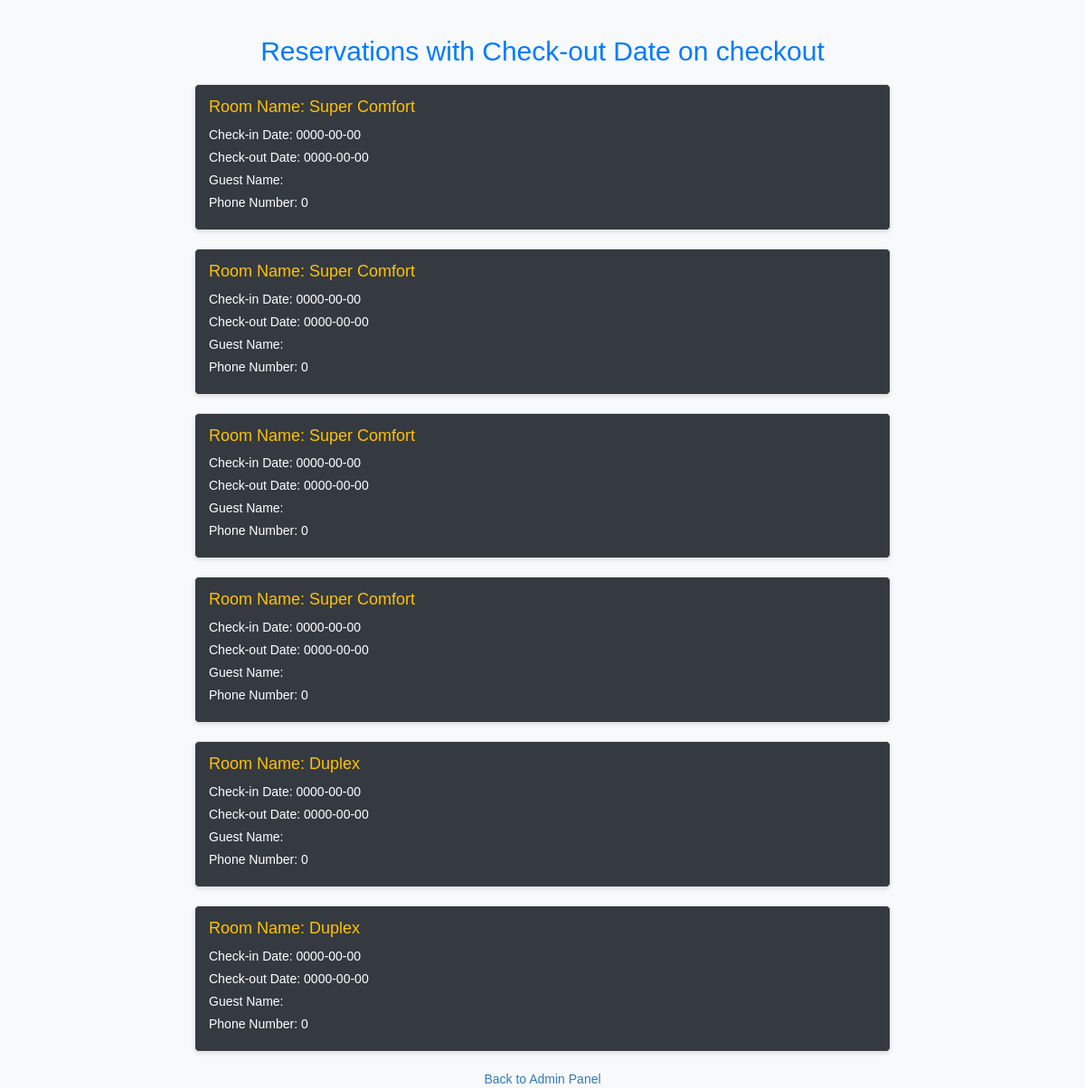
The page /admin/generate.php on the database its author committed.
### tables this page shows
CREATE TABLE `rooms` (
  `room_id` int(200) NOT NULL,
  `room_cat` text NOT NULL,
  `checkin` date NOT NULL,
  `checkout` date NOT NULL,
  `name` text NOT NULL,
  `phone` int(100) NOT NULL,
  `book` text NOT NULL,
  `price` int(11) DEFAULT NULL
);

### admin/include/class.user.php (called while the page is built, shortened)
<?php
        class user
        {
            public function __construct()
            {
                $this->db=new mysqli(DB_SERVER,DB_USERNAME,DB_PASSWORD,'hotel');
            }
        }
?>

### admin/generate.php (the view, shortened to what this page needs)
<!DOCTYPE html>
<html lang="en">
<head>
    <link href="css/bootstrap.min.css" rel="stylesheet">
</head>
<body>
    <div class="container">
        <?php
        include_once 'include/class.user.php';
        $user = new User();
        $checkoutDate = 'checkout';
        $sql = "SELECT * FROM rooms WHERE checkout = '$checkoutDate'";
        $result = mysqli_query($user->db, $sql);
        if($result && mysqli_num_rows($result) > 0) {
            echo "<h2>Reservations with Check-out Date on $checkoutDate</h2>";
            while($row = mysqli_fetch_array($result)) {
                echo "<div class='well'>
                        <h4>Room Name: ".$row['room_cat']."</h4>
                        <p>Check-in Date: ".$row['checkin']."</p>
                        <p>Check-out Date: ".$row['checkout']."</p>
                        <p>Guest Name: ".$row['name']."</p>
                        <p>Phone Number: ".$row['phone']."</p>
                      </div>";
            }
        } else {
            echo "<div class='well'>No reservations with check-out date on $checkoutDate.</div>";
        }
        ?>
        <div class="home-button">
        <a href="../admin.php">Back to Admin Panel</a>
        </div>
    </div>
</body>
</html>

### admin/generate.php (style rules this page uses)
body { background-color: #f8f9fa; font-family: Arial, sans-serif; padding-top: 20px; }
.container { max-width: 800px; margin: 0 auto; }
.well { background: #343a40; color: #fff; padding: 15px; margin-bottom: 20px; border-radius: 5px; box-shadow: 0 2px 4px rgba(0, 0, 0, 0.1); }
h2 { color: #007bff; margin-bottom: 20px; text-align: center; }
h4 { color: #ffc107; margin-top: 0; }
p { margin-bottom: 5px; }
.home-button { text-align: center; margin-top: 20px; }

### rows shown on the page
rooms: room_cat "Super Comfort", checkin "0000-00-00", checkout "0000-00-00", phone "0"
rooms: room_cat "Super Comfort", checkin "0000-00-00", checkout "0000-00-00", phone "0"
rooms: room_cat "Super Comfort", checkin "0000-00-00", checkout "0000-00-00", phone "0"
rooms: room_cat "Super Comfort", checkin "0000-00-00", checkout "0000-00-00", phone "0"
rooms: room_cat "Duplex", checkin "0000-00-00", checkout "0000-00-00", phone "0"
rooms: room_cat "Duplex", checkin "0000-00-00", checkout "0000-00-00", phone "0"

### other values the page prints
$checkoutDate "checkout"
